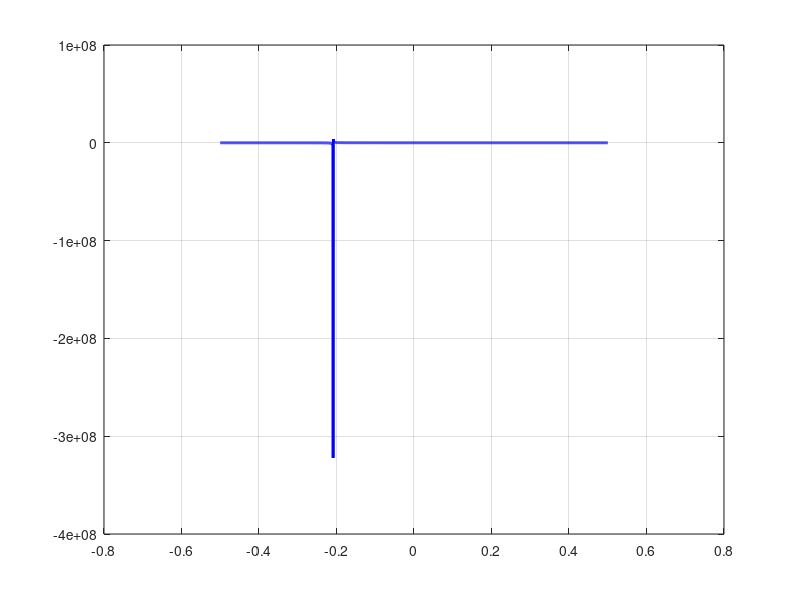

The MATLAB source for this figure: (Note: this script raises an error after producing the figure.)
clear all; 
close all; 
clc;

%% ============================================================
%                    PARAMETERS STRUCT
%% ============================================================
% All physical and geometrical parameters are grouped here
% to keep the code clean and easily modifiable.

param.EJ = 1e7;          % Bending stiffness of the wing [Nm^2]
param.GJ = 1e6;          % Torsional stiffness of the wing [Nm^2]
param.EA = 1e8;          % Axial stiffness of the strut [N]

param.CL_a = 2*pi;       % Lift curve slope [1/rad]
param.CL_beta = pi;      % Lift variation due to control deflection
param.CM_beta = -0.1;    % Moment coefficient due to control

param.b = 14;            % Wing span [m]
param.c = 1;             % Chord length [m]
param.e = param.c/4;     % Distance between Aerodynamic Center and Elastic Axis

param.gamma = deg2rad(15); % Reference strut angle [rad]
param.ba = 2.5;           % Aileron span [m]
beta0 = deg2rad(10);     % Input for Point 3


%% ============================================================
%                      POINT 1
%             AEROELASTIC DIVERGENCE ANALYSIS
%% ============================================================
% Compute the divergence dynamic pressure q_D as a function
% of the chordwise position of the strut attachment (x_B).

% ------------------------------------------------------------
% Equivalent stiffness of the strut in vertical direction
% ------------------------------------------------------------
% The strut provides an additional elastic contribution.
% Only the vertical component contributes to bending-torsion coupling.

k_eqz = (param.EA * cos(param.gamma) / (param.b/2)) * (sin(param.gamma)^2);

% ------------------------------------------------------------
% Sweep of strut position along the chord
% ------------------------------------------------------------
% xB = -0.5 → Leading Edge
% xB =  0   → Elastic Axis
% xB =  0.5 → Trailing Edge

xB = linspace(-0.5, 0.5, 1800);

% ------------------------------------------------------------
% Structural stiffness terms (independent of q)
% ------------------------------------------------------------
K11 = 4*param.EJ/param.b^3 + k_eqz/16;   % bending stiffness term
K22_base = param.GJ/param.b;             % torsional stiffness (base)
K12_coeff = -k_eqz/8;                    % coupling coefficient

% ------------------------------------------------------------
% Aerodynamic influence coefficients
% ------------------------------------------------------------
% These terms come from the aerodynamic matrix
% and represent how lift and moment depend on deformation.

A22 = param.e * param.b * param.c * param.CL_a / 3;
A12 = param.b * param.c * param.CL_a / 4;

% ------------------------------------------------------------
% Divergence condition
% ------------------------------------------------------------
% Divergence occurs when det(K - q*A) = 0
% Here we compute q explicitly as a ratio:
%   q_D = (structural terms) / (aerodynamic terms)

Num = K11*(K22_base + k_eqz*xB.^2/4) - (K12_coeff*xB).^2;
D   = K11*(A22) - (K12_coeff*xB).*(A12);

q_div = Num ./ D;

% ------------------------------------------------------------
% Plot results
% ------------------------------------------------------------
figure('Color','w','Name','Divergence Pressure');
plot(xB, q_div, 'b','LineWidth',2);
grid on; hold on;

yline(0,'k','HandleVisibility','off');
xline(0,'--r','Elastic Axis');

xlabel('x_B [-]');
ylabel('q_D [Pa]');
title('Divergence Pressure vs Strut Position');

text(-0.48, 4e5, 'Leading Edge','FontWeight','bold');
text(0.3, 4e5, 'Trailing Edge','FontWeight','bold');

% ------------------------------------------------------------
% Critical position
% ------------------------------------------------------------
% This corresponds to a singularity (denominator = 0),
% i.e. where divergence pressure tends to infinity.

x_critic = (K11 * A22) / (K12_coeff * A12);

%% ============================================================
%                      POINT 2
%        CONTROL EFFECTIVENESS (FIXED POINT A)
%% ============================================================
% Study how control effectiveness E_C varies with dynamic pressure
% and with the strut angle gamma.

% ------------------------------------------------------------
% Fixed point A condition
% ------------------------------------------------------------
% The geometry is constrained so that point A is fixed.
% This introduces a relation between zA and gamma.

gamma_ref = param.gamma;
yB_ref = param.b/2;
zA = yB_ref * tan(gamma_ref);

% ------------------------------------------------------------
% Choose a specific chordwise position for the strut
% ------------------------------------------------------------
xB = -0.33; 

% ------------------------------------------------------------
% Define parameter ranges
% ------------------------------------------------------------
gamma_deg = [10, 15, 20];       % different strut inclinations
gamma_deg = linspace(10,20,5); 
q_vec = linspace(0, 3e5, 1000); % dynamic pressure range

figure('Color','w'); hold on; grid on;
colors = {'r','b','g', 'c', 'm'};

for j = 1:length(gamma_deg)

    g = deg2rad(gamma_deg(j));

    % --------------------------------------------------------
    % Geometry update due to gamma variation
    % --------------------------------------------------------
    % Since A is fixed, changing gamma changes yB

    yB = zA / tan(g);
    etaB = yB / param.b;   % nondimensional position

    % --------------------------------------------------------
    % Equivalent stiffness (nonlinear with gamma)
    % --------------------------------------------------------
    keq_z = (param.EA * sin(g)^3) / zA;

    % --------------------------------------------------------
    % Structural stiffness matrix K
    % --------------------------------------------------------
    % Includes coupling between bending and torsion

    K11 = 4*param.EJ/param.b^3 + keq_z * etaB^4;
    K22 = param.GJ/param.b + keq_z * xB^2 * etaB^2;
    K12 = -keq_z * xB * etaB^3;

    K = [K11, K12;
         K12, K22];

    % --------------------------------------------------------
    % Aerodynamic matrix
    % --------------------------------------------------------
    A = [0, param.b*param.c*param.CL_a/4;
         0, param.e*param.b*param.c*param.CL_a/3];

    % --------------------------------------------------------
    % Aileron forcing vector
    % --------------------------------------------------------
    % Represents aerodynamic loads due to control deflection

    F1b = (param.c * param.CL_beta / (3*param.b^2)) * ...
          (param.b^3 - (param.b-param.ba)^3);

    F2b = (param.c^2 * param.CM_beta / (2*param.b) + ...
           param.e*param.c*param.CL_beta / (2*param.b)) * ...
          (param.b^2 - (param.b-param.ba)^2);

    F_beta = [F1b; F2b];

    % --------------------------------------------------------
    % Solve system for each dynamic pressure
    % --------------------------------------------------------
    % Equation:
    %   (K - q*A) * q_vec = q * F_beta

    Ec = zeros(size(q_vec));

    for i = 1:length(q_vec)

        q = q_vec(i);

        % Check stability using eigenvalues of the aeroelastic system
        eig_vals = eig(K - q*A);


        % Only compute solution if system is still stable
        % metto questa condizoni in quanto voglio analizzare quando per
        % ciascun caso di angoo gamma ottengo la divergenza (quindi quando
        % il determiante della matrice [K - q*A] diventa zero => ovvero
        % quando almeno uno degli autovalori smette di essere positivo) 
        

        % !! decommenta se vuoigrafici completi senza intrruzione (e
        % commenta sotto) !!
        % if all(eig_vals > 0) 
        %     sol = (K - q*A) \ (q * F_beta);
        %     theta = sol(2); % torsional response
        % 
        %     % Control effectiveness
        %     Ec(i) = 1 + (param.b * param.CL_a * theta) / ...
        %                 (2 * param.CL_beta * param.ba);
        % 
        % else
        %     % Outside physical region (post-divergence)
        %     Ec(i) = NaN;
        % end


       
        % !! decommenta se vuoigrafici completi senza intrruzione (e
        % commenta sopra) !! 
        sol = (K - q*A) \ (q * F_beta);
            theta = sol(2); % torsional response

            % Control effectiveness
            Ec(i) = 1 + (param.b * param.CL_a * theta) / ...
                        (2 * param.CL_beta * param.ba);
    end

    % Plot curve
    plot(q_vec, Ec, 'Color', colors{j}, 'LineWidth',2, ...
        'DisplayName',['\gamma = ', num2str(gamma_deg(j)), '°']);
end

% ------------------------------------------------------------
% Final plot formatting
% ------------------------------------------------------------
yline(0,'k','HandleVisibility','off');
yline(1,'k--','Rigid Wing','HandleVisibility','off');

xlabel('Dynamic Pressure q [Pa]');
ylabel('Control Effectiveness E_C');
title(['Control Effectiveness (x_B = ', num2str(xB), ')']);

legend('Location','best');
%ylim([-10 10]);
ylim([-3 3]);

%% ============================================================
%                      POINT 3
%             DEFORMED SHAPE COMPARISON
%% ============================================================
% 1. Reference: No Strut Divergence
qD_no_strut = (3 * param.GJ) / (param.e * param.b^2 * param.c * param.CL_a); %formula ricavata a mano 
q_test = 0.4 * qD_no_strut; 

% 2. System WITHOUT Strut
K_no = [4*param.EJ/param.b^3, 0; 0, param.GJ/param.b];
sol_no = (K_no - q_test*A) \ (q_test * F_beta); % A rimane invariata

% 3. System WITH Strut (using gamma = 15 deg)
g15 = deg2rad(15); % per gambiare gamma cambia qua! 
yB15 = zA / tan(g15); 
etaB15 = yB15 / param.b;
keq15 = (param.EA * sin(g15)^3) / zA;
K_strut = [4*param.EJ/param.b^3 + keq15*etaB15^4, -keq15*xB*etaB15^3;
           -keq15*xB*etaB15^3, param.GJ/param.b + keq15*xB^2*etaB15^2];
sol_strut = (K_strut - q_test*A) \ (q_test * F_beta);

% 4. Plotting Deformed Shapes
y_span = linspace(0, param.b, 100);
w_no = (y_span/param.b).^2 * sol_no(1) * beta0;
t_no = (y_span/param.b) * sol_no(2) * beta0;
w_strut = (y_span/param.b).^2 * sol_strut(1) * beta0;
t_strut = (y_span/param.b) * sol_strut(2) * beta0;

figure('Color','w','Name','Deformed Shape Comparison');
subplot(2,1,1);
plot(y_span, w_no, 'r--', 'LineWidth', 2); hold on;
plot(y_span, w_strut, 'b', 'LineWidth', 2);
ylabel('Bending w(y) [m]'); grid on; legend('No Strut','With Strut');
title(['Wing Deformation at q = ', num2str(round(q_test)), ' Pa']);

subplot(2,1,2);
plot(y_span, rad2deg(t_no), 'r--', 'LineWidth', 2); hold on;
plot(y_span, rad2deg(t_strut), 'b', 'LineWidth', 2);
ylabel('Twist \theta(y) [deg]'); xlabel('y [m]'); grid on;


%% ============================================================
%                      POINT 4
%       CONTROL REVERSAL vs STRUT POSITION (N=1)
%% ============================================================ 
% Find the dynamic pressure q_R at which control effectiveness 
% becomes zero, as a function of the strut position xB.

% 1. Setup Base Matrices (N=1)
Kw_clean = [4*param.EJ/param.b^3, 0; 0, param.GJ/param.b];
Ka = [0, param.b*param.c*param.CL_a/4; 
      0, param.e*param.b*param.c*param.CL_a/3];

% Aileron forcing vector (Normalized per unit beta)
F1b_unit = (param.c * param.CL_beta / (3*param.b^2)) * ...
           (param.b^3 - (param.b-param.ba)^3);
F2b_unit = (param.c^2 * param.CM_beta / (2*param.b) + ...
           param.e*param.c*param.CL_beta / (2*param.b)) * ...
           (param.b^2 - (param.b-param.ba)^2);
Fa_unit = [F1b_unit; F2b_unit];

% 2. Reversal Aerodynamic Matrix (Ka_rev)
v_Lalpha = [0; param.c * param.CL_a * param.b / 2];
L_beta_unit = param.c * param.CL_beta * param.ba;
Ka_rev = Ka - (Fa_unit * v_Lalpha') / L_beta_unit;

% 3. Geometry (Fixed Point A logic)
zA = (param.b/2) * tan(param.gamma);
yB_base = param.b/2;
etaB = yB_base / param.b;
keq_z = (param.EA * sin(param.gamma)^3) / zA;

% 4. Analytic Asymptote (N=1 logic)
Ks_11 = Kw_clean(1,1) + keq_z * etaB^4;
K_slope = -keq_z * etaB^3; 
xB_crit_R = (Ks_11 * Ka_rev(2,2)) / (K_slope * Ka_rev(1,2));

% 5. Baseline: Unbraced Wing Reversal
[~, D_unbraced] = eig(Kw_clean, Ka_rev);
q_eig_un = diag(D_unbraced);
valid_q_un = real(q_eig_un(abs(imag(q_eig_un)) < 1e-5 & q_eig_un > 0));
qR_unbraced = min(valid_q_un);

% 6. Sweep over Strut Position xB
xB_vec_R = linspace(-param.c/2, param.c/2, 1000);
qR_vec = zeros(size(xB_vec_R));

for i = 1:length(xB_vec_R)
    xB_curr = xB_vec_R(i);
    K_strut = [keq_z * etaB^4,            -keq_z * xB_curr * etaB^3;
              -keq_z * xB_curr * etaB^3,   keq_z * xB_curr^2 * etaB^2];
    Ks = Kw_clean + K_strut; 
    [~, D_braced] = eig(Ks, Ka_rev);
    q_eig_br = diag(D_braced);
    valid_q_br = real(q_eig_br(abs(imag(q_eig_br)) < 1e-5));
    if isempty(valid_q_br)
        qR_vec(i) = NaN; 
    else
        [~, idx_br] = min(abs(valid_q_br));
        qR_vec(i) = valid_q_br(idx_br);
    end
end

% 7. Plotting (Light Mode - White Background)
figure('Name', 'Point 4 - Control Reversal (N=1)', 'Position', [200, 200, 800, 550], 'Color', 'w');
ax = gca; hold on; grid on;
% Impostiamo lo sfondo bianco e gli assi neri
set(ax, 'Color', 'w', 'XColor', 'k', 'YColor', 'k', ...
    'GridColor', [0.8 0.8 0.8], 'TickLabelInterpreter', 'latex');

% Baseline (Unbraced)
plot([-0.5, 0.5], [qR_unbraced, qR_unbraced], 'r--', 'LineWidth', 2.5, 'DisplayName', '$q_R$ unbraced');

% Asintoto verticale
xline(xB_crit_R, '--', 'Color', [0.5 0.5 0.5], 'LineWidth', 1.5, 'HandleVisibility', 'off');

% Gestione del salto per il plot
[~, split_idx] = min(abs(xB_vec_R - xB_crit_R));
qR_vec(split_idx) = NaN; 

% Ala con puntone (Braced)
plot(xB_vec_R, qR_vec, '-', 'Color', [0 0.447 0.741], 'LineWidth', 3, 'DisplayName', '$q_R$ braced');

% Linea dello zero
plot([-0.5, 0.5], [0, 0], 'k', 'LineWidth', 1, 'HandleVisibility', 'off'); 

% Titoli e label in nero
xlabel('Strut chordwise position $x_B$ [m]', 'FontSize', 12, 'Interpreter', 'latex', 'Color', 'k');
ylabel('$q_R$ [Pa]', 'FontSize', 12, 'Interpreter', 'latex', 'Color', 'k');
title('\textbf{4: Control Reversal vs Strut Position ($N=1$)}', 'FontSize', 14, 'Interpreter', 'latex', 'Color', 'k');

xlim([-0.5, 0.5]); 
ylim([-1e6, 1e6]); 
legend('Location', 'northeast', 'FontSize', 11, 'Interpreter', 'latex');

% =========================================================================
% Punto 6: Studio di Convergenza Ritz-Galerkin
% =========================================================================
%% 1. Parametri di input (Dati dal problema)
EJ = 1e7;              % [Nm^2] Rigidezza flessionale
GJ = 1e6;              % [Nm^2] Rigidezza torsionale
EA = 1e8;              % [N] Rigidezza assiale puntone
C_Lalpha = 2*pi;       % [-] Pendenza retta portanza
b = 14;                % [m] Apertura alare
c = 1;                 % [m] Corda
e = c/4;               % [m] Distanza AC-EA (Positivo se AC avanti a EA)
gamma = 15 * pi/180;   % [rad] Angolo del puntone
xB = -0;                % [m] Posizione della cerniera B (Da adattare se diverso)

% Calcolo rigidezza equivalente del puntone lungo l'asse z
L_strut = (b/2) / cos(gamma);            % Lunghezza fisica del puntone
k_eq_z = (EA / L_strut) * sin(gamma)^2;  % Rigidezza trasversale equivalente

%% 2. Impostazioni dello studio di convergenza
N_max = 8; % Numero massimo di funzioni di forma da testare (per w e per theta)
qD_history = zeros(1, N_max); % Vettore per salvare le pressioni di divergenza
N_values = 1:N_max;

%% 3. Ciclo Iterativo sulle funzioni di forma
for N = N_values
    
    % Inizializzazione delle sottomatrici (N x N)
    K_ww = zeros(N, N); % Rigidezza flessionale
    K_tt = zeros(N, N); % Rigidezza torsionale
    K_wt = zeros(N, N); % Accoppiamento strut
    
    A_wt = zeros(N, N); % Lavoro portanza su flessione
    A_tt = zeros(N, N); % Lavoro momento su torsione
    
    % Riempimento delle sottomatrici
    for i = 1:N
        for j = 1:N
            % Nota sugli integrali: usiamo la coordinata adimensionale eta = y/b
            % L'integrale da 0 a b di (y/b)^A dy equivale a b / (A + 1)
            
            % -- MATRICI STRUTTURALI (Ala Pulita) --
            % K_ww: Integrale( EJ * phi_wi'' * phi_wj'' dy )
            % phi_wi'' = (i+1)*i/b^2 * eta^(i-1)
            pot_ww = (i-1) + (j-1); 
            K_ww(i,j) = EJ * ((i+1)*i/b^2) * ((j+1)*j/b^2) * (b / (pot_ww + 1));
            
            % K_tt: Integrale( GJ * phi_ti' * phi_tj' dy )
            % phi_ti' = i/b * eta^(i-1)
            pot_tt_strut = (i-1) + (j-1);
            K_tt(i,j) = GJ * (i/b) * (j/b) * (b / (pot_tt_strut + 1));
            
            % -- MATRICI AERODINAMICHE --
            % A_wt: Lavoro Portanza su w -> Integrale( c * CLalpha * phi_wj * phi_ti dy )
            pot_wt = (i+1) + j; 
            A_wt(i,j) = c * C_Lalpha * (b / (pot_wt + 1));
            
            % A_tt: Lavoro Momento su theta -> Integrale( c * e * CLalpha * phi_ti * phi_tj dy )
            pot_tt_aero = i + j;
            A_tt(i,j) = c * e * C_Lalpha * (b / (pot_tt_aero + 1));
            
            % -- CONTRIBUTO DEL PUNTONE (Valutato in y = b/2 -> eta = 0.5) --
            phi_wi_b2 = (0.5)^(i+1);
            phi_wj_b2 = (0.5)^(j+1);
            phi_ti_b2 = (0.5)^i;
            phi_tj_b2 = (0.5)^j;
            
            % Aggiunta dei termini discreti del puntone alle matrici
            K_ww(i,j) = K_ww(i,j) + k_eq_z * phi_wi_b2 * phi_wj_b2;
            K_tt(i,j) = K_tt(i,j) + k_eq_z * (xB^2) * phi_ti_b2 * phi_tj_b2;
            
            % Termine di accoppiamento flesso-torsionale (K_wt e K_tw)
            K_wt(i,j) = -k_eq_z * xB * phi_wi_b2 * phi_tj_b2;
        end
    end
    
    % 4. Assemblaggio del Sistema Globale (Matrici 2N x 2N)
    % Ordine dei gradi di libertà: [qw1..qwN, qtheta1..qthetaN]'
    K_global = [K_ww,       K_wt; 
                K_wt',      K_tt];  % La trasposta assicura la simmetria
            
    A_global = [zeros(N,N), A_wt; 
                zeros(N,N), A_tt];
            
    % 5. Risoluzione del Problema agli Autovalori (Divergenza)
    % (K_global - qD * A_global) * {q} = 0
    [V, D] = eig(K_global, A_global);
    autovalori = diag(D);
    
    % Filtra solo gli autovalori fisici (reali e strettamente positivi)
    valori_fisici = autovalori(imag(autovalori) == 0 & real(autovalori) > 0);
    
    if isempty(autovalori)
        qD_history(N) = NaN; % Nessuna instabilità trovata
    else
        qD_history(N) = min(valori_fisici); % q_D è il valore critico più basso
    end
end

%% 6. Plot dei Risultati
figure('Color', 'w');
plot(N_values, qD_history, '-o', 'LineWidth', 2.5, 'MarkerSize', 8, 'MarkerFaceColor', 'b');
grid on;
set(gca, 'FontSize', 12);
xlabel('Numero di funzioni di forma (N) per DoF', 'FontSize', 14, 'FontWeight', 'bold');
ylabel('Pressione di Divergenza q_D [Pa]', 'FontSize', 14, 'FontWeight', 'bold');
title('Studio di Convergenza (Metodo di Ritz-Galerkin)', 'FontSize', 16);

% Stampa in console i valori
disp('--- Risultati dello Studio di Convergenza ---');
for i = 1:N_max
    fprintf('N = %d -> q_D = %.2f Pa\n', i, qD_history(i));
end


%% ============================================================
%                      POINT 5
%    MULTIDISCIPLINARY ANALYSIS: DIVERGENCE vs GEOMETRY
%% ============================================================
% Analyze the trade-off between q_D and strut length L_s.

% --- 1. Parameters for this Study ---
xB_local = -0.1;                 % Fixed chordwise position
N_galerkin = 5;                  % Ritz-Galerkin order

% --- 2. Geometric Constraints (Fixed Point A) ---
gamma_ref_rad = deg2rad(15); 
yB_ref = param.b / 2;
zA_fixed = yB_ref * tan(gamma_ref_rad); 

% --- 3. Iteration Vectors ---
gamma_vec_deg = 15:1:40;         
q_div_history = zeros(size(gamma_vec_deg));
strut_length = zeros(size(gamma_vec_deg));

% --- 4. Main Loop over Gamma ---
for step = 1:length(gamma_vec_deg)
    g_rad = deg2rad(gamma_vec_deg(step));
    
    % Geometry
    yB_curr = zA_fixed / tan(g_rad);
    strut_length(step) = zA_fixed / sin(g_rad);
    
    if yB_curr > (param.b/2 + 1e-6) || yB_curr <= 0
        q_div_history(step) = NaN;
        strut_length(step) = NaN;
        continue;
    end
    
    etaB_curr = yB_curr / param.b;
    keq_z_curr = (param.EA * sin(g_rad)^3) / zA_fixed;
    
    % Galerkin matrices
    K_ww = zeros(N_galerkin, N_galerkin); K_tt = zeros(N_galerkin, N_galerkin); 
    K_wt = zeros(N_galerkin, N_galerkin);
    A_wt = zeros(N_galerkin, N_galerkin); A_tt = zeros(N_galerkin, N_galerkin);
    
    for i = 1:N_galerkin
        for j = 1:N_galerkin
            pow_ww = (i-1) + (j-1);
            K_ww(i,j) = param.EJ * ((i+1)*i/param.b^2) * ((j+1)*j/param.b^2) * (param.b / (pow_ww + 1));
            pow_tt = (i-1) + (j-1);
            K_tt(i,j) = param.GJ * (i/param.b) * (j/param.b) * (param.b / (pow_tt + 1));
            pow_awt = (i+1) + j;
            A_wt(i,j) = param.c * param.CL_a * (param.b / (pow_awt + 1));
            pow_att = i + j;
            A_tt(i,j) = param.c * param.e * param.CL_a * (param.b / (pow_att + 1));
            
            phi_wi = etaB_curr^(i+1); phi_wj = etaB_curr^(j+1);
            phi_ti = etaB_curr^i;     phi_tj = etaB_curr^j;
            
            K_ww(i,j) = K_ww(i,j) + keq_z_curr * phi_wi * phi_wj;
            % FIXED: Use xB_local instead of param.xB to avoid Unrecognized field error
            K_tt(i,j) = K_tt(i,j) + keq_z_curr * (xB_local^2) * phi_ti * phi_tj;
            K_wt(i,j) = -keq_z_curr * xB_local * phi_wi * phi_tj;
        end
    end
    
    K_global = [K_ww, K_wt; K_wt', K_tt];
    A_global = [zeros(N_galerkin, N_galerkin), A_wt; zeros(N_galerkin, N_galerkin), A_tt];
    
    [~, D_eig] = eig(K_global, A_global);
    eigs_val = diag(D_eig);
    physical_roots = eigs_val(imag(eigs_val) == 0 & real(eigs_val) > 0 & ~isinf(eigs_val));
    
    if isempty(physical_roots)
        q_div_history(step) = NaN;
    else
        q_div_history(step) = min(physical_roots);
    end
end

% --- 5. Plotting (Light Mode) ---
figure('Color','w','Name','Point 5: Multidisciplinary Analysis');
grid on; hold on;

yyaxis left
plot(gamma_vec_deg, q_div_history, '-ob', 'LineWidth', 2, 'MarkerFaceColor', 'b');
ylabel('Divergence Pressure q_D [Pa]', 'FontWeight', 'bold');
set(gca, 'YColor', 'b');

yyaxis right
plot(gamma_vec_deg, strut_length, '--or', 'LineWidth', 2, 'MarkerFaceColor', 'r');
ylabel('Strut Length L_s [m]', 'FontWeight', 'bold');
set(gca, 'YColor', 'r');

xlabel('Strut Angle \gamma [deg]', 'FontWeight', 'bold');

% FIXED: Simplified Title syntax to avoid Interpreter errors
title_str = sprintf('5: Divergence and Geometry vs \\gamma (x_B = %.1f, N = %d)', xB_local, N_galerkin);
title(title_str, 'FontSize', 12);

limit_angle = rad2deg(atan(zA_fixed / (param.b/2)));
xline(limit_angle, ':k', 'Span Limit', 'LineWidth', 1.5);
legend({'q_D', 'L_s'}, 'Location', 'north');
